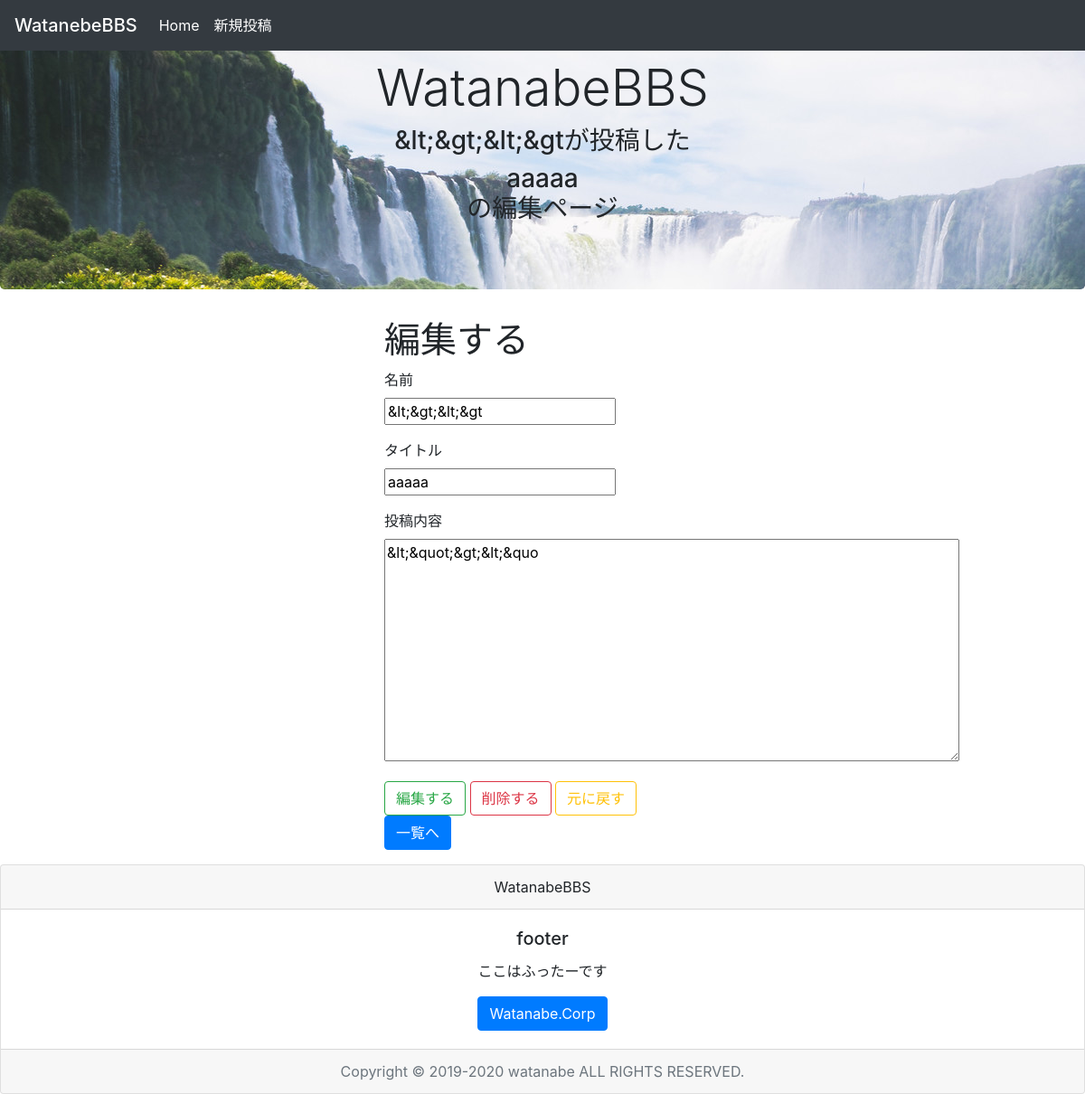
The page /edit.php?id=58 on the database its author committed.
### tables this page shows
CREATE TABLE `board_table` (
  `id` int(11) NOT NULL,
  `name` varchar(20) NOT NULL,
  `title` text NOT NULL,
  `date` timestamp NOT NULL DEFAULT CURRENT_TIMESTAMP ON UPDATE CURRENT_TIMESTAMP,
  `content` text NOT NULL
);

### edit.php (the view, shortened to what this page needs)
<?php
    try {
        require_once(__DIR__ .'/mybbs_db.php');
        function h($s) {
            return htmlspecialchars($s, ENT_QUOTES, "UTF-8");
          }
        $stmt = $pdo->prepare('SELECT * FROM board_table WHERE id = :id');
        $stmt->execute(array(':id' => $_GET["id"]));
        $result = 0;
        $result = $stmt->fetch(PDO::FETCH_ASSOC);
    } catch (Exception $e) {
        echo 'エラーが発生しました。:' . $e->getMessage();
    }
?>
<!DOCTYPE html>
<html lang="ja">
  <head>
    <link href="https://stackpath.bootstrapcdn.com/bootstrap/4.4.1/css/bootstrap.min.css" rel="stylesheet">
  </head>
<body>
    <div class="contact-form">
    <div class="text-center">
        <div class="jumbotron">
            <h1 class="display-4">WatanabeBBS</h1>
            <h3><?php if (!empty($result['name'])) echo h($result['name'])?>が投稿した</h3>
            <h3><?php if (!empty($result['title'])) echo h($result['title'])?><br>の編集ページ</h3>
        </div>
    </div>
    </div>
    <div class="container">
        <div class="contact-form">
            <form method="post" name="edit" onSubmit="return check()">
                <div class="form-group row justify-content-center">
                    <div class="col-4">
                    <h1>編集する</h1>
                    <p>
                        <label>名前</label><br>
                        <input type="text" name="name" value="<?php if (!empty($result['name'])) echo h($result['name'])?>">
                    </p>
                    <p>
                        <label>タイトル</label><br>
                        <input type="text" name="title" value="<?php if (!empty($result['title'])) echo h($result['title'])?>">
                    </p>
                    <p>
                        <label>投稿内容</label><br>
                        <textarea name="content" rows="10" cols="60" wrap="soft"><?php if (!empty($result['content'])) echo h($result['content'])?></textarea>
                    </p>
                        <input class="btn btn-outline-success" formaction="update.php" type="submit" value="編集する">
                        <input class="btn btn-outline-danger" formaction="delete.php" type="submit" value="削除する">
                        <input class="btn btn-outline-warning" type="reset" value="元に戻す">
                        <a class="btn btn-primary" href="index.php">一覧へ</a>
                    </div>
                </div>
            </form>
        </div>
    </div>
</body>
</html>

### css/watanabe.css (style rules this page uses)
.jumbotron { background:url("../images/kouho2.jpg"); }

### rows shown on the page
board_table: name "&lt;&gt;&lt;&gt", title "aaaaa", content "&lt;&quot;&gt;&lt;&quo"
